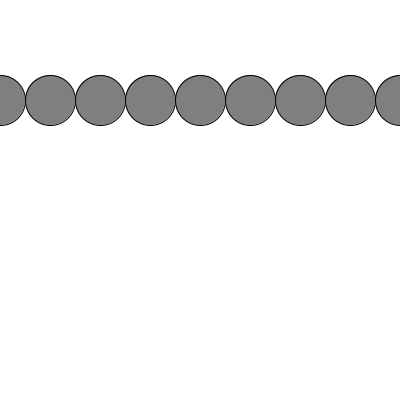
Frame 1 (no input)
Frame 2 (the mouse pressed at the canvas centre, redrawn once): identical to frame 1, image omitted

The Processing sketch that drew this single still picture (run headless with seeded random() and noise(); the mouse was pressed at the canvas centre and the sketch redrawn once):

// Processing sketch: circleMovingWhile
// ── circleMovingWhile.pde
int circleX = 0;
int circleY = 100;
int offset = 50;

void setup() {
  size(400, 400);
  ellipseMode(CENTER);
  background(255);
  noLoop();
}

void draw() {
  stroke(0);
  fill(127);

  int number = 0;
  while (number < 10) {
    ellipse(circleX, circleY, 50, 50);
    circleX = circleX + offset;

    number = number + 1;
  };
}
